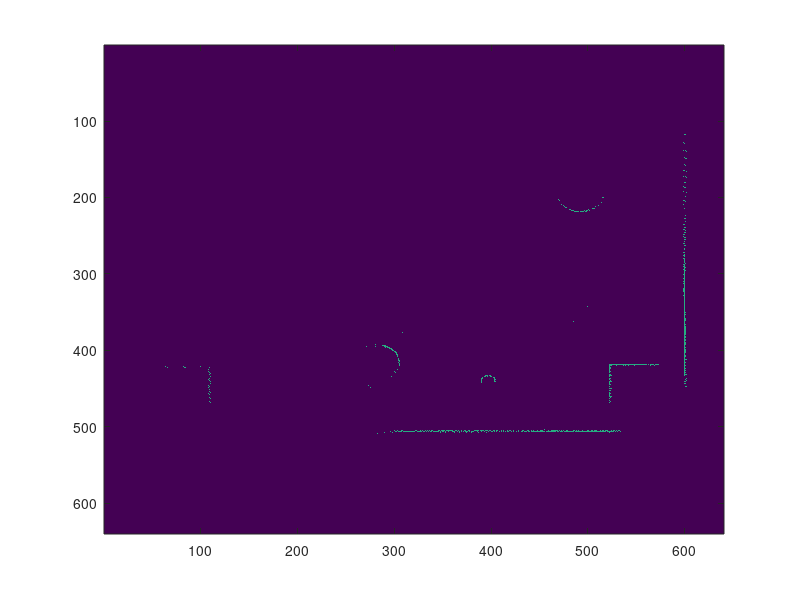

The MATLAB source for this figure: (Note: this script raises an error after producing the figure.)
close all
load('map02.mat')
load('scan02.mat')

%% decalaration
mapZoom = 50;
conv = [0, 1/8, 0; 1/8, 1/2, 1/8; 0, 1/8, 0]; %convolution filter
mapSize = size(RobotPathLayer, 1);
tryNum = 20; % number of tryouts
pX = 380; % original x
pY = 312; % original y
pTheta = 0; % original theta 5.892
rX = int64(rand(tryNum,1)*90-45+pX); % random x values
rY = int64(rand(tryNum,1)*90-45+pY); % random y values
rTheta = rand(tryNum,1) * 2 * pi; % random theta values
rX(2,1) = pX;
rY(2,1) = pY;
rTheta(2,1) = 0;
res = zeros(tryNum, 1); % results - how good each iteration is 
myColorMap = ([1, 1, 1; jet; zeros(35, 3)]); % the color map for display
close all

%% search
fig1 = figure('Name', 'Original Map', 'NumberTitle','off');
image(RobotPathLayer);
Layer = DrawWall(laserScan, pX, pY, pTheta, mapZoom, mapSize);
fig2 = figure('Name', 'Original Laser', 'NumberTitle','off');
image(Layer);
scrsz = get(groot,'ScreenSize');
fig5 = figure('Name', 'Meantime results','Position',[0 0 scrsz(3) scrsz(4)], 'NumberTitle','off');
for i = 1:size(rX, 1)
    Layer = DrawWall(laserScan, rX(i, 1), rY(i, 1), pTheta, mapZoom, mapSize);
    Layer = conv2(Layer, conv)*1.6;
    Layer = Layer(1:mapSize,1:mapSize);
    ModRobotPathLayer = conv2(RobotPathLayer, conv)*1.6;
    ModRobotPathLayer = ModRobotPathLayer(1:mapSize,1:mapSize);
    ModRobotPathLayer = ModRobotPathLayer - Layer;
    ModRobotPathLayer(ModRobotPathLayer<=0)=0;
    image(ModRobotPathLayer + 2 * Layer);
    res(i,1) = sum(sum(ModRobotPathLayer));
    pause(0.1);
end
close(fig5)
%% results
fig4 = figure('Name', 'Results', 'NumberTitle','off');
hold on
plot(res, 'b');
plot(rX, 'g');
plot(rY, 'r');

fig3 = figure('Name', 'Results on Map', 'NumberTitle','off'); 
minRes = find(res==min(res));
colormap(myColorMap)
for i = 1:size(minRes, 1)
    Layer = DrawWall(laserScan, rX(minRes(i), 1), rY(minRes(i), 1), pTheta, mapZoom, mapSize);
    image(RobotPathLayer /3 + Layer * 1.5);
end
colorbar
